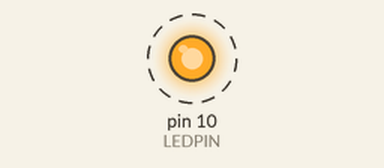
Simulated run of this sketch. Board: Arduino Uno, built with avr-gcc and run on an emulated ATmega328P. Shown: output pins drawn as LEDs (lit = HIGH). Dashed ring = blinking. What the sketch prints to the serial monitor is not drawn.

Above: at 1.5 s.
Timing chart, 0 to 5.6 s (numbered marks = the images above):
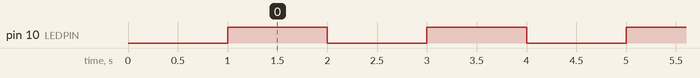

Measured:
- by itself, pin 10 (LEDPIN): alternates HIGH for 1.0 s and LOW for 1.0 s

The sketch:

ESP32-07-LED.ino
```cpp
/*
 * ESP32-07-LED
 *
 * Blink an (external) LED and print the current state in serial console
 *
 */

#define LEDPIN 10

bool ledon = false;

void setup() {
  Serial.begin(115200);
  delay(1000);
  Serial.println("\n\n* * * * * * * * * *  LED blink start  * * * * * * * * * *\n\n");
  pinMode(LEDPIN, OUTPUT);
}//setup

void loop() {
  if (ledon) {
    Serial.println("off");
    digitalWrite(LEDPIN, LOW);
    ledon = false;
  } else {
    Serial.println("on");
    digitalWrite(LEDPIN, HIGH);
    ledon = true;
  }//if..else
  delay(1000);
}//loop

//EOF
```
